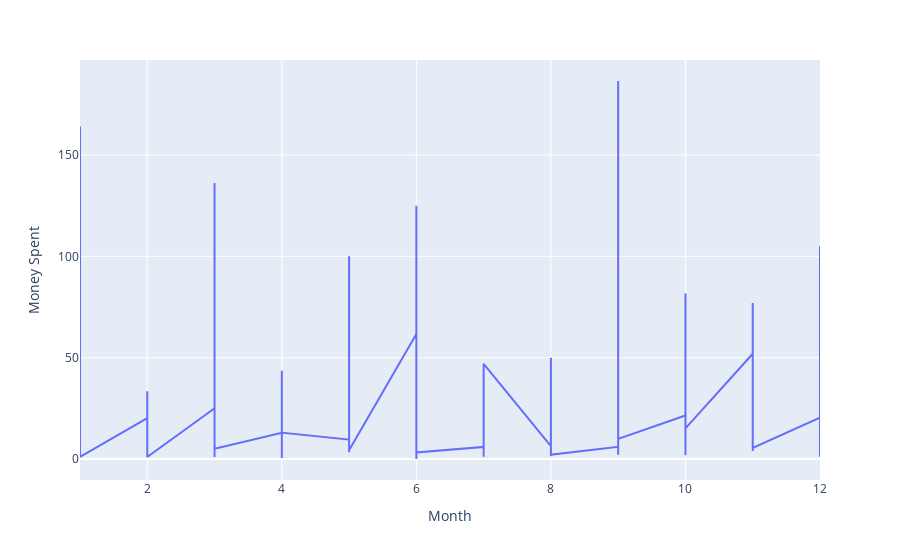

Notebook cell for this chart:
### Code cell
fig = px.line(df_spend, x='Month', y="Money Spent")
fig.show()

### Figure 1 — Plotly figure (JSON) as saved in the notebook; plotly's stock layout.template omitted (floating-point values rounded to 4 significant figures; data arrays with more than 128 entries replaced by an {"elided": "..."} marker saying what was removed)
{"data": [{"hovertemplate": "Month=%{x}<br>Money Spent=%{y}<extra></extra>", "legendgroup": "", "line": {"color": "#636efa", "dash": "solid"}, "marker": {"symbol": "circle"}, "mode": "lines", "name": "", "orientation": "v", "showlegend": false, "type": "scatter", "x": {"elided": "378 int values"}, "xaxis": "x", "y": {"elided": "378 float values"}, "yaxis": "y"}], "layout": {"legend": {"tracegroupgap": 0}, "margin": {"t": 60}, "xaxis": {"anchor": "y", "domain": [0, 1], "title": {"text": "Month"}}, "yaxis": {"anchor": "x", "domain": [0, 1], "title": {"text": "Money Spent"}}}}
